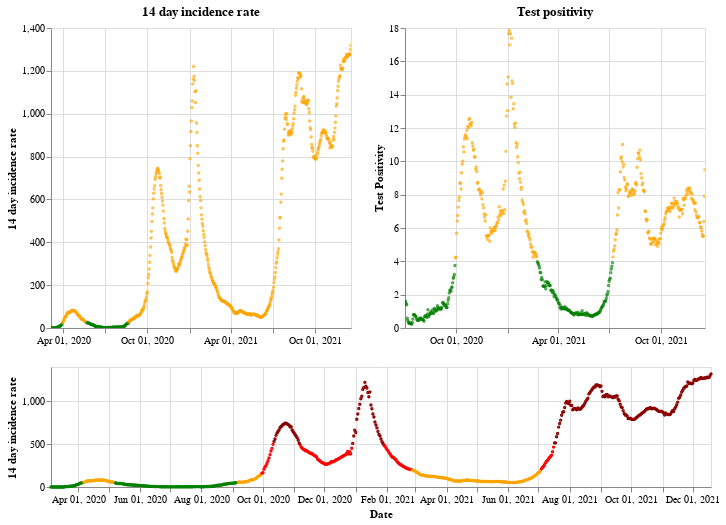

The code cell stored with this chart in its notebook:
### Markdown cell above
## Northern Ireland

### Code cell
plot_traffic_light('Northern Ireland')

### Figure 1 — Vega-Lite specification as saved in the notebook (floating-point values rounded to 4 significant figures; data arrays with more than 128 entries replaced by an {"elided": "..."} marker saying what was removed)
{"config": {"view": {"continuousWidth": 400, "continuousHeight": 300}}, "vconcat": [{"hconcat": [{"mark": {"type": "point", "size": 2}, "encoding": {"color": {"condition": {"value": "green", "test": "(datum.twoWeeklyCasesRate <= 25)"}, "value": "orange"}, "tooltip": [{"type": "nominal", "field": "areaName"}, {"type": "temporal", "field": "date"}, {"type": "quantitative", "field": "twoWeeklyCasesRate"}, {"type": "quantitative", "field": "testPositivity"}], "x": {"type": "temporal", "axis": {"title": ""}, "field": "date", "scale": {"domain": {"selection": "DateBrush"}}, "timeUnit": "yearmonthdate"}, "y": {"type": "quantitative", "axis": {"title": "14 day incidence rate"}, "field": "twoWeeklyCasesRate"}}, "title": "14 day incidence rate", "width": 300}, {"mark": {"type": "point", "size": 2}, "encoding": {"color": {"condition": {"value": "green", "test": "(datum.testPositivity <= 4)"}, "value": "orange"}, "tooltip": [{"type": "nominal", "field": "areaName"}, {"type": "temporal", "field": "date"}, {"type": "quantitative", "field": "twoWeeklyCasesRate"}, {"type": "quantitative", "field": "testPositivity"}], "x": {"type": "temporal", "axis": {"title": ""}, "field": "date", "scale": {"domain": {"selection": "DateBrush"}}, "timeUnit": "yearmonthdate"}, "y": {"type": "quantitative", "axis": {"title": "Test Positivity"}, "field": "testPositivity"}}, "title": "Test positivity", "width": 300}]}, {"layer": [{"mark": {"type": "point", "size": 2}, "encoding": {"color": {"condition": {"value": "orange", "test": "(((datum.testPositivity < 4) && (datum.twoWeeklyCasesRate >= 50)) && (datum.twoWeeklyCasesRate < 200))"}, "value": "red"}, "opacity": {"condition": {"value": 1, "test": "((datum.twoWeeklyCasesRate >= 50) && (datum.twoWeeklyCasesRate < 500))"}, "value": 0}, "tooltip": [{"type": "nominal", "field": "areaName"}, {"type": "temporal", "field": "date"}, {"type": "quantitative", "field": "twoWeeklyCasesRate"}, {"type": "quantitative", "field": "testPositivity"}], "x": {"type": "temporal", "axis": {"title": "Date"}, "field": "date", "timeUnit": "yearmonthdate"}, "y": {"type": "quantitative", "axis": {"title": "14 day incidence rate"}, "field": "twoWeeklyCasesRate"}}, "selection": {"DateBrush": {"type": "interval", "encodings": ["x"], "fields": ["Time"]}}}, {"mark": {"type": "point", "size": 2}, "encoding": {"color": {"value": "darkred"}, "opacity": {"condition": {"value": 1, "test": "(datum.twoWeeklyCasesRate >= 500)"}, "value": 0}, "tooltip": [{"type": "nominal", "field": "areaName"}, {"type": "temporal", "field": "date"}, {"type": "quantitative", "field": "twoWeeklyCasesRate"}, {"type": "quantitative", "field": "testPositivity"}], "x": {"type": "temporal", "axis": {"title": "Date"}, "field": "date", "timeUnit": "yearmonthdate"}, "y": {"type": "quantitative", "axis": {"title": "14 day incidence rate"}, "field": "twoWeeklyCasesRate"}}}, {"mark": {"type": "point", "size": 2}, "encoding": {"color": {"condition": {"value": "green", "test": "((datum.testPositivity < 4) && (datum.twoWeeklyCasesRate < 50))"}, "value": "orange"}, "opacity": {"condition": {"value": 1, "test": "(datum.twoWeeklyCasesRate < 50)"}, "value": 0}, "tooltip": [{"type": "nominal", "field": "areaName"}, {"type": "temporal", "field": "date"}, {"type": "quantitative", "field": "twoWeeklyCasesRate"}, {"type": "quantitative", "field": "testPositivity"}], "x": {"type": "temporal", "axis": {"title": "Date"}, "field": "date", "timeUnit": "yearmonthdate"}, "y": {"type": "quantitative", "axis": {"title": "14 day incidence rate"}, "field": "twoWeeklyCasesRate"}}}], "height": 120, "width": 660}], "data": {"name": "data-aae81301645e7dc7775a723a0b497106"}, "$schema": "https://vega.github.io/schema/vega-lite/v4.8.1.json", "datasets": {"data-aae81301645e7dc7775a723a0b497106": {"elided": "655 records"}}}
